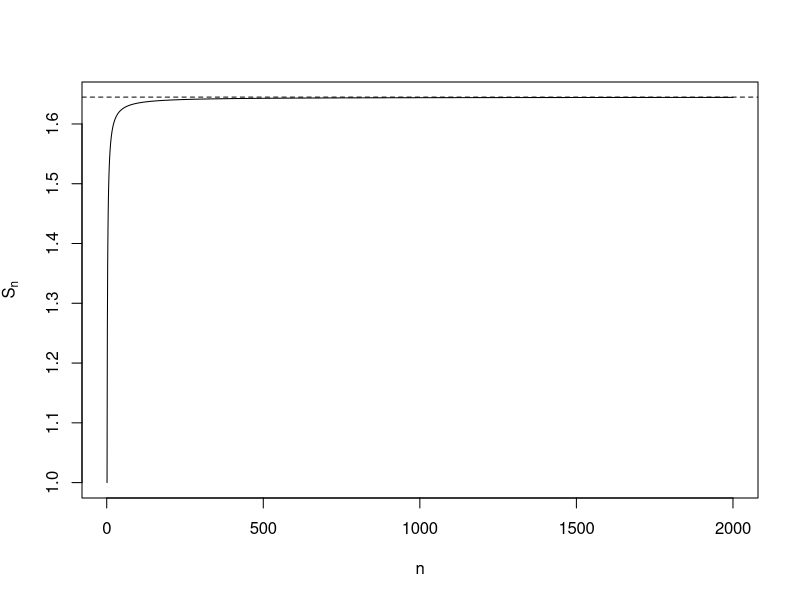
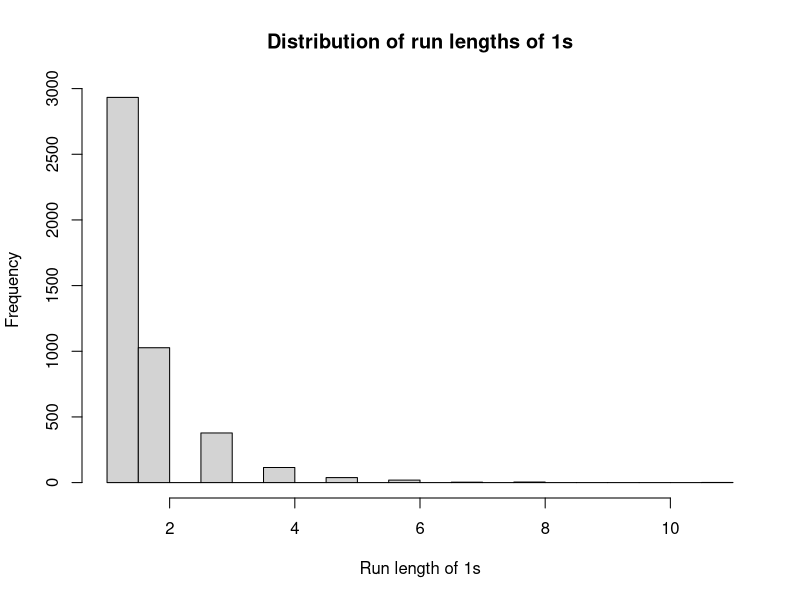

R code for these plots, in order:
## ---- chunk 1
library(dslabs)
## ---- chunk 2
n <- 150
sum(seq(1, n))
## ---- chunk 3
str(murders)
## ---- chunk 4
# Column names for the requested variables
c("state", "abb", "region", "population", "total")
## ---- chunk 5
rate <- murders$total / murders$population * 100000
murders[rate < 1.2, ]
## ---- chunk 6
rate <- murders$total / murders$population * 100000
out <- murders[rate < 1.2 & murders$region == "Northeast", ]
out[, names(out) != "region"]
## ---- chunk 7
rate <- murders$total / murders$population * 100000
low <- rate < 1.2
i <- which(low)[which.min(murders$population[low])]
data.frame(state = murders$state[i], population = murders$population[i], rate = rate[i])
## ---- chunk 8
rate <- murders$total / murders$population * 100000
big <- murders$population > 8e6
i <- which(big)[which.min(rate[big])]
data.frame(state = murders$state[i], population = murders$population[i], rate = rate[i])
## ---- chunk 9
murders_by_region <- tapply(murders$total, murders$region, sum)
pop_by_region <- tapply(murders$population, murders$region, sum)
rate_by_region <- murders_by_region / pop_by_region * 100000
data.frame(region = names(rate_by_region), rate = as.numeric(rate_by_region))
## ---- chunk 10
v <- seq(from = 5, to = 60, by = 3/8)
length(v)
## ---- chunk 11
temp_f <- c(72, 95, 41, 86, 78, 33)
city <- c("Chicago", "Lagos", "Oslo", "Rio de Janeiro", 
          "San Juan", "Toronto")
city_temps <- data.frame(name = city, temperature_f = temp_f)
city_temps
## ---- chunk 12
city_temps$temperature_c <- (city_temps$temperature_f - 32) * 5/9
city_temps
## ---- chunk 13
euler2 <- function(n) sum(1/(seq(1, n)^2))
euler2(10)
euler2(100)
## ---- chunk 14
n_vals <- 1:2000
S <- sapply(n_vals, euler2)
plot(n_vals, S, type = "l", xlab = "n", ylab = expression(S[n]))
abline(h = pi^2/6, lty = 2)
## ---- chunk 15
test <- c("AL", "AK", "AZ", "AR", "AA")
test %in% state.abb
## ---- chunk 16
test <- c("AL", "AK", "AZ", "AR", "AA")
test[which(!(test %in% state.abb))]
## ---- chunk 17
targets <- c("Florida", "California", "New York")
sub <- murders[murders$state %in% targets, ]
sub[match(targets, sub$state), ]
## ---- chunk 18
vandermonde_helper2 <- function(x, n) x^(0:n)
vandermonde_helper2(2, 6)
## ---- chunk 19
n <- 20000
p <- 0.35
set.seed(2025-9-18)
x <- sample(c(0,1), n, prob = c(1 - p, p), replace = TRUE)
## ---- chunk 20
r <- rle(x)
ones_lengths <- r$lengths[r$values == 1]

hist(ones_lengths, breaks = 30, xlab = "Run length of 1s",
     main = "Distribution of run lengths of 1s")

tab <- table(ones_lengths)
emp_counts <- as.numeric(tab[as.character(1:8)])
emp_counts[is.na(emp_counts)] <- 0
emp_probs <- emp_counts / length(ones_lengths)

k <- 1:8
theory_probs <- (1 - p) * p^(k - 1)

data.frame(run_length = k, empirical_prob = emp_probs, theory_prob = theory_probs)
## ---- chunk 21
rate <- murders$total / murders$population * 100000
national_rate <- sum(murders$total) / sum(murders$population) * 100000

high_crime <- rate > national_rate
high_pop <- murders$population > 6e6

labels <- ifelse(high_crime & high_pop, "High Crime, High Pop",
                 ifelse(high_crime & !high_pop, "High Crime, Low Pop",
                        "Lower Crime"))
table(labels)
## ---- chunk 22
rate <- murders$total / murders$population * 100000
ord <- order(rate, decreasing = TRUE)
i <- ord[12]
data.frame(rank = 12, state = murders$state[i], rate = rate[i])
## ---- chunk 23
compute_harmonic_mean <- function(x) {
  if (any(x <= 0)) return(NA_real_)
  length(x) / sum(1/x)
}
compute_harmonic_mean(c(1, 2, 4, 8))
## ---- chunk 24
safe_divide <- function(x, y) {
  out <- x / y
  out <- as.character(out)
  out[y == 0] <- "Cannot divide by zero"
  out
}

x <- c(10, 20, 30)
y <- c(2, 0, 5)
safe_divide(x, y)
## ---- chunk 25
rate <- murders$total / murders$population * 100000
rate_named <- setNames(rate, murders$state)

classify_state_safety <- function(state_name) {
  if (!(state_name %in% names(rate_named))) return("State not found")
  r <- rate_named[state_name]
  if (r < 1) "Very Safe"
  else if (r < 3) "Safe"
  else if (r < 5) "Moderate"
  else "High Risk"
}

classify_state_safety("Vermont")
classify_state_safety("Texas")
classify_state_safety("California")
classify_state_safety("NotAState")
## ---- chunk 26
cats <- sapply(murders$state, classify_state_safety)
table(cats)
